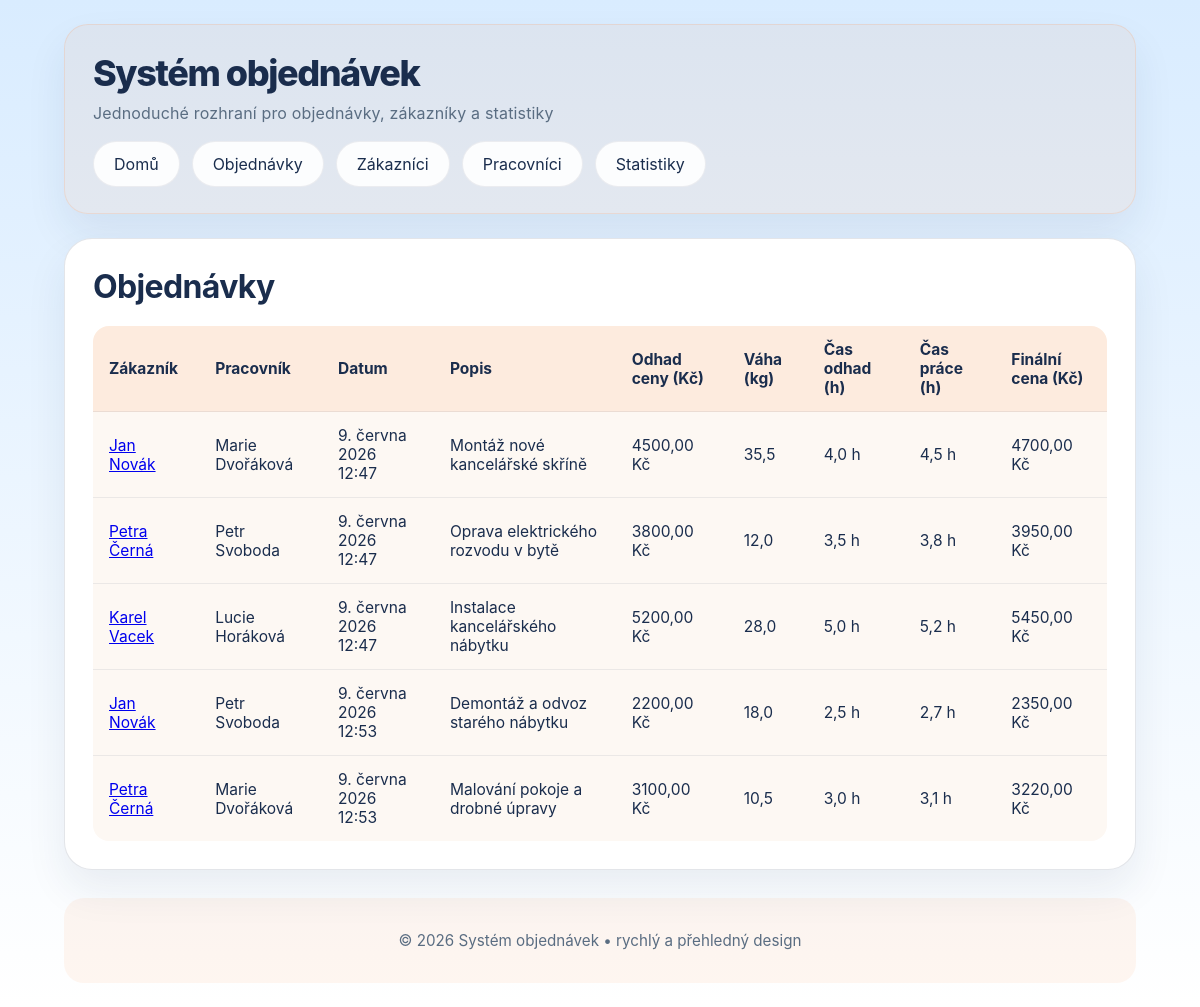
Screenshot of /orders/ with the database file from the repository.
### appka/models.py (models this page shows, shortened)
class Order(models.Model):
    customer = models.ForeignKey(Customer, on_delete=models.CASCADE)
    worker = models.ForeignKey(
        Employee,
        on_delete=models.SET_NULL,
        null=True,
        blank=True,
        related_name="orders",
    )
    created_at = models.DateTimeField(auto_now_add=True)
    description = models.TextField()
    estimated_price = models.DecimalField(max_digits=10, decimal_places=2,
                                          validators=[MinValueValidator(0)])
    weight = models.FloatField(validators=[MinValueValidator(0)])
    time_estimate = models.FloatField(validators=[MinValueValidator(0)])  # hodiny
    work_time = models.FloatField(validators=[MinValueValidator(0)])      # hodiny
    final_price = models.DecimalField(max_digits=10, decimal_places=2,
                                      validators=[MinValueValidator(0)])
    class Meta:
        verbose_name = "Objednávka"
        verbose_name_plural = "Objednávky"

class Customer(models.Model):
    GENDER_CHOICES = [
        ("male", "Muž"),
        ("female", "Žena"),
    ]
    name = models.CharField(max_length=100)
    origin = models.CharField("Odkud je", max_length=100, blank=True)
    gender = models.CharField(max_length=6, choices=GENDER_CHOICES, null=True, blank=True)
    reliable = models.BooleanField("Spolehlivý", default=False)
    email = models.EmailField(blank=True)
    phone = models.CharField(max_length=30, blank=True)
    birth_date = models.DateField(null=True, blank=True)
    registered_at = models.DateField(default=datetime.date.today)
    balance = models.DecimalField(max_digits=10, decimal_places=2, default=0,
                                  validators=[MinValueValidator(0)])
    photo = models.ImageField(upload_to='customers/', blank=True, default='')
    class Meta:
        verbose_name = "Zákazník"
        verbose_name_plural = "Zákazníci"
        ordering = ["name"]

class Employee(models.Model):
    GENDER_CHOICES = [
        ("male", "Muž"),
        ("female", "Žena"),
    ]
    employee_id = models.PositiveIntegerField(unique=True)
    name = models.CharField(max_length=100)
    gender = models.CharField(max_length=6, choices=GENDER_CHOICES)
    start_date = models.DateField()
    birth_date = models.DateField()
    rating = models.PositiveSmallIntegerField(
        validators=[MinValueValidator(1), MaxValueValidator(10)]
    )
    class Meta:
        verbose_name = "Pracovník"
        verbose_name_plural = "Pracovníci"

### appka/views.py (the view)
# urls.py: path("orders/", views.orders, name="orders"),
def orders(request):
    orders = Order.objects.select_related("customer", "worker")
    return render(request, "orders.html", {"orders": orders})

### templates/orders.html
{% extends "base.html" %}
{% block content %}
<div class="card">
    <div class="page-header">
        <h2>Objednávky</h2>
    </div>
    <div class="table-wrapper">
        <table>
            <thead>
                <tr>
                    <th>Zákazník</th>
                    <th>Pracovník</th>
                    <th>Datum</th>
                    <th>Popis</th>
                    <th>Odhad ceny (Kč)</th>
                    <th>Váha (kg)</th>
                    <th>Čas odhad (h)</th>
                    <th>Čas práce (h)</th>
                    <th>Finální cena (Kč)</th>
                </tr>
            </thead>
            <tbody>
                {% for o in orders %}
                    <tr>
                        <td><a href="{% url 'customer_detail' o.customer.id %}">{{ o.customer.name }}</a></td>
                        <td>{% if o.worker %}{{ o.worker.name }}{% else %}-{% endif %}</td>
                        <td>{{ o.created_at }}</td>
                        <td>{{ o.description }}</td>
                        <td>{{ o.estimated_price }} Kč</td>
                        <td>{{ o.weight }}</td>
                        <td>{{ o.time_estimate }} h</td>
                        <td>{{ o.work_time }} h</td>
                        <td>{{ o.final_price }} Kč</td>
                    </tr>
                {% endfor %}
            </tbody>
        </table>
    </div>
</div>
{% endblock %}

### templates/base.html (shortened to what this page needs)
<!DOCTYPE html>
<html lang="cs">
<head>
</head>
<body>
    <div class="page-shell">
        <header>
            <div class="brand">
                <h1>Systém objednávek</h1>
                <p>Jednoduché rozhraní pro objednávky, zákazníky a statistiky</p>
            </div>
            <nav>
                <a href="{% url 'index' %}">Domů</a>
                <a href="{% url 'orders' %}">Objednávky</a>
                <a href="{% url 'customers' %}">Zákazníci</a>
                <a href="{% url 'employees' %}">Pracovníci</a>
                <a href="{% url 'stats' %}">Statistiky</a>
            </nav>
        </header>
        <main class="content">
            {% block content %}{% endblock %}
        </main>
        <footer>
            <p>© 2026 Systém objednávek • rychlý a přehledný design</p>
        </footer>
    </div>
</body>
</html>

### templates/base.html (style rules this page uses)
:root { color-scheme: light; --page-bg: #e9f5ff; --panel-bg: #ffffff; --accent: #ff8c42; --accent-strong: #f05a28; --text: #1a2d4d; --muted: #5a6d82; --border: rgba(26, 45, 77, 0.12); --shadow: 0 20px 40px rgba(21, 57, 89, 0.08); }
* { box-sizing: border-box; }
body { margin: 0; min-height: 100vh; font-family: Inter, system-ui, -apple-system, BlinkMacSystemFont, "Segoe UI", sans-serif; background: linear-gradient(180deg, #d9ecff 0%, #ffffff 100%); color: var(--text); }
.page-shell { max-width: 1120px; margin: 0 auto; padding: 24px; }
header { display: flex; flex-wrap: wrap; gap: 18px; align-items: center; justify-content: space-between; padding: 26px 28px; margin-bottom: 24px; background: rgba(255, 140, 66, 0.08); border: 1px solid rgba(255, 140, 66, 0.16); border-radius: 24px; box-shadow: var(--shadow); }
.brand h1 { margin: 0; font-size: clamp(2.2rem, 3vw, 3rem); letter-spacing: -0.04em; font-weight: 800; }
.brand p { margin: 8px 0 0; color: var(--muted); font-size: 1rem; letter-spacing: 0.01em; }
nav { display: flex; flex-wrap: wrap; gap: 12px; justify-content: flex-end; }
nav a { display: inline-flex; align-items: center; gap: 8px; padding: 12px 20px; border-radius: 999px; text-decoration: none; color: var(--text); background: rgba(255, 255, 255, 0.9); border: 1px solid rgba(26, 45, 77, 0.08); transition: transform 180ms ease, border-color 180ms ease, background 180ms ease; }
.content { display: grid; gap: 24px; }
.card { width: 100%; padding: 28px; border-radius: 28px; background: var(--panel-bg); box-shadow: var(--shadow); border: 1px solid var(--border); }
.page-header { display: flex; flex-wrap: wrap; justify-content: space-between; align-items: center; gap: 16px; margin-bottom: 20px; }
.page-header h2 { margin: 0; font-size: clamp(2rem, 2.6vw, 2.6rem); font-weight: 700; letter-spacing: -0.02em; }
h1, h2, h3 { color: var(--text); }
table { width: 100%; border-collapse: collapse; background: #fdf8f3; border-radius: 16px; overflow: hidden; }
table th, table td { padding: 14px 16px; border-bottom: 1px solid rgba(26, 45, 77, 0.08); text-align: left; font-size: 0.97rem; }
table th { background: rgba(255, 140, 66, 0.12); color: var(--text); }
table tr:last-child td { border-bottom: none; }
footer { margin-top: 28px; padding: 18px 20px; border-radius: 20px; background: rgba(255, 140, 66, 0.08); color: var(--muted); text-align: center; font-size: 0.95rem; }

### rows the page displays
Order: customer.name "Jan Novák", worker.name "Marie Dvořáková", created_at "9. června 2026 12:47", description "Montáž nové kancelářské skříně", estimated_price "4500,00", weight "35,5", time_estimate "4,0", work_time "4,5", final_price "4700,00"
Order: customer.name "Petra Černá", worker.name "Petr Svoboda", created_at "9. června 2026 12:47", description "Oprava elektrického rozvodu v bytě", estimated_price "3800,00", weight "12,0", time_estimate "3,5", work_time "3,8", final_price "3950,00"
Order: customer.name "Karel Vacek", worker.name "Lucie Horáková", created_at "9. června 2026 12:47", description "Instalace kancelářského nábytku", estimated_price "5200,00", weight "28,0", time_estimate "5,0", work_time "5,2", final_price "5450,00"
Order: customer.name "Jan Novák", worker.name "Petr Svoboda", created_at "9. června 2026 12:53", description "Demontáž a odvoz starého nábytku", estimated_price "2200,00", weight "18,0", time_estimate "2,5", work_time "2,7", final_price "2350,00"
Order: customer.name "Petra Černá", worker.name "Marie Dvořáková", created_at "9. června 2026 12:53", description "Malování pokoje a drobné úpravy", estimated_price "3100,00", weight "10,5", time_estimate "3,0", work_time "3,1", final_price "3220,00"
